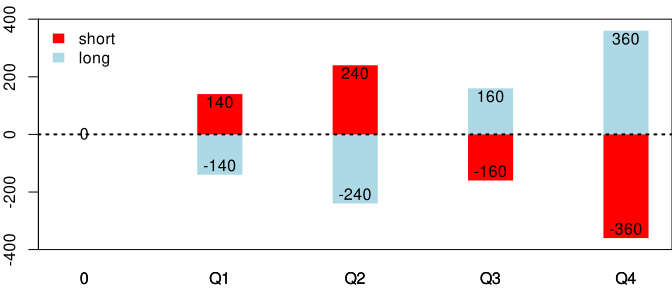

Write the R code that produced this figure.
try( setwd(dirname(rstudioapi::getActiveDocumentContext()$path)))

swap <- c(0,140, 140, 140, 140)
index <- c(0, 0, -100, 300, 500)
short <- swap - index
long <- index -swap

data <- t(as.matrix(cbind(long, short)))
colnames(data) <- c('0','Q1','Q2','Q3','Q4')

svg('barchart-swap.svg', width=7, height=3)
par(mar=c(2,2,1,0))
bp = barplot(data[1,], col='lightblue', 
        space=2,
        border=NA,
        ylab='bps', ylim=c(-400, 400))
legend('topleft', legend=c('short','long'), fill=c('red','lightblue'), bty='n', border=NA, cex=1)

barplot(data[2,], col='red', 
        space=2,
        border=NA,
        ylab='bps', ylim=c(-400, 400), add=TRUE, axes=FALSE)
abline(h=0, lwd=2, lty=3)
box()

text(bp[1], 0, 0, cex=1)
for(i in 2:length(bp)){
  label.y <- abs(short)-30
  text(bp[i], label.y[i], abs(short[i]), cex=1)
  text(bp[i], -label.y[i], -abs(long[i]), cex=1)
}
dev.off()